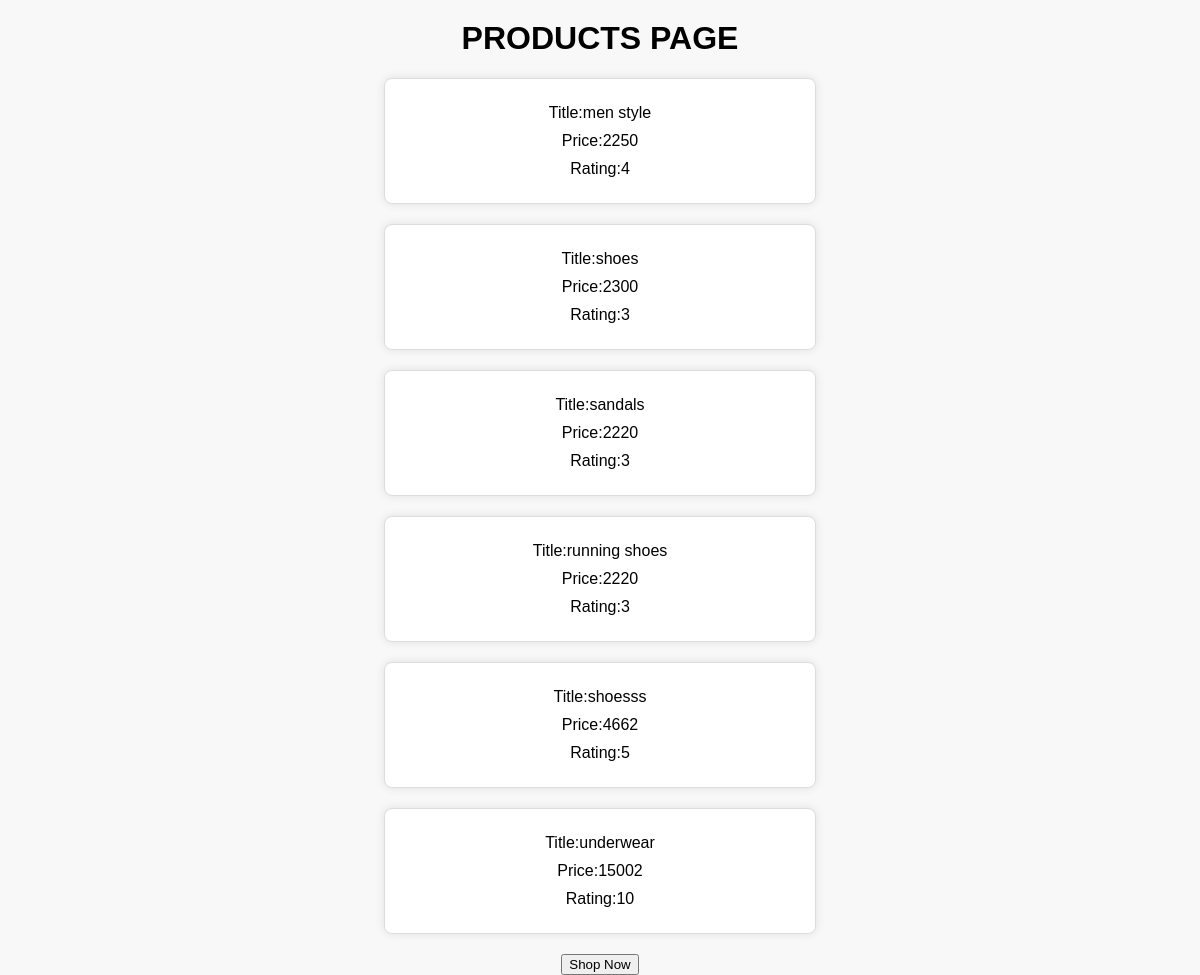
Screenshot of /products/ with the database file from the repository.
### products/models.py (models this page shows)
class ProductList(models.Model):
    title=models.CharField(max_length=250)
    price=models.IntegerField(default=0)
    rating=models.IntegerField(default=0)
    def __str__(self):
        return self.title

### products/views.py (the view)
# urls.py: path('products/',ProductListView),
def ProductListView(request):
    data = ProductList.objects.all()
    print('data from products table',data)
    content={
        'data':data
    }
    return render(request,'products.html',context=content)

### templates/products.html (shortened to what this page needs)
<!DOCTYPE html>
<html lang="en">
<head>
</head>
<body>
    <h1>PRODUCTS PAGE</h1>
    {% for i in data %}
    <ol>
        <li>Title:{{i.title}}</li>
        <li>Price:{{i.price}}</li>
        <li>Rating:{{i.rating}}</li>
    </ol>
    {% endfor %}
    <button onclick="location.href='http://127.0.0.1:8000/home/adds'">Shop Now</button>
</body>
</html>

### templates/products.html (style rules this page uses)
body { font-family: 'Arial', sans-serif; background-color: #f8f8f8; margin: 0; padding: 0; box-sizing: border-box; text-align: center; background-image: url('https://www.hindustantimes.com/ht-img/img/2023/08/11/550x309/nimble-made-SY0mVo-MRQ8-unsplash_1691720022640_1691720057010.jpg'); background-position: center; background-repeat: no-repeat; background-size: 100%; }
h1 { color: #000000; margin-top: 20px; }
ol { list-style-type: none; background-color: #fff; padding: 15px; margin: 20px auto; max-width: 400px; border: 1px solid #ddd; border-radius: 8px; box-shadow: 0 0 10px rgba(0, 0, 0, 0.1); }
li { margin: 10px 0; }

### rows the page displays
ProductList: title "men style", price "2250", rating "4"
ProductList: title "shoes", price "2300", rating "3"
ProductList: title "sandals", price "2220", rating "3"
ProductList: title "running shoes", price "2220", rating "3"
ProductList: title "shoesss", price "4662", rating "5"
ProductList: title "underwear", price "15002", rating "10"
